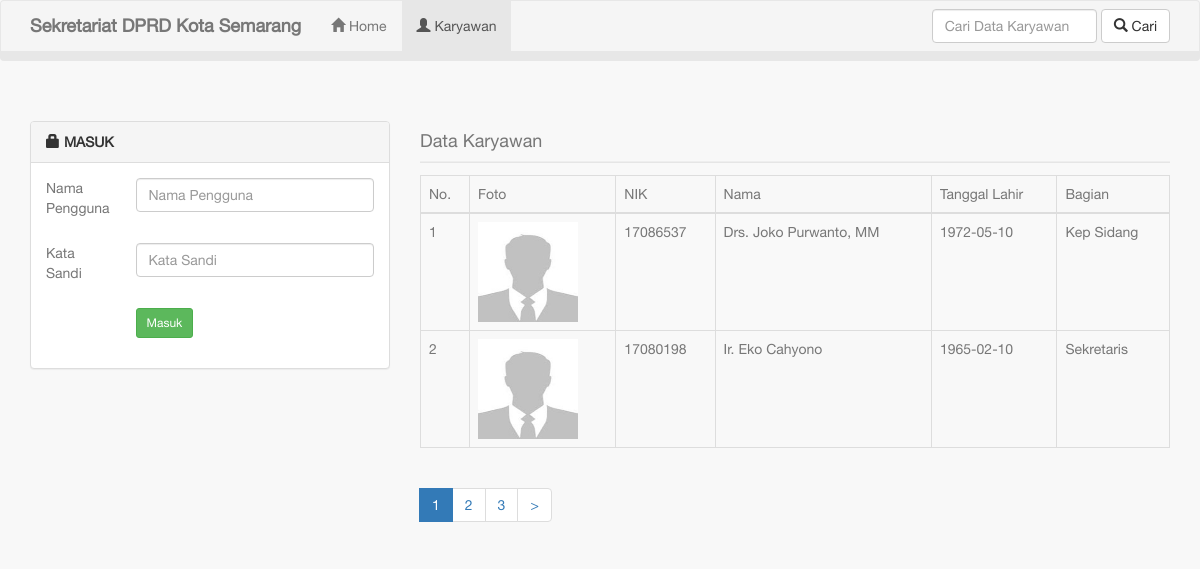
The page /index.php/login/view_karyawan on the database its author committed.
### tables this page shows
CREATE TABLE `karyawan` (
  `nik` varchar(10) NOT NULL,
  `nama` varchar(50) DEFAULT NULL,
  `jk` varchar(2) DEFAULT NULL,
  `ttl` date DEFAULT NULL,
  `bagian` varchar(10) DEFAULT NULL,
  `gambar` blob NOT NULL
);

### index.php (called while the page is built, shortened)
<?php
require_once BASEPATH.'core/CodeIgniter.php';

### application/config/config.php (called while the page is built, shortened)
<?php
$config['base_url'] = ((isset($_SERVER['HTTPS']) && $_SERVER['HTTPS'] == "on") ? "https" : "http");
$config['base_url'] .= "://".$_SERVER['HTTP_HOST'];
$config['base_url'] .= str_replace(basename($_SERVER['SCRIPT_NAME']),"",$_SERVER['SCRIPT_NAME']);
$config['index_page'] = '';
$config['uri_protocol']	= 'REQUEST_URI';
$config['url_suffix'] = '';
$config['language']	= 'english';
$config['charset'] = 'UTF-8';
$config['enable_hooks'] = FALSE;
$config['subclass_prefix'] = 'MY_';
$config['composer_autoload'] = FALSE;
$config['permitted_uri_chars'] = 'a-z 0-9~%.:_\-';
$config['allow_get_array'] = TRUE;
$config['enable_query_strings'] = FALSE;
$config['controller_trigger'] = 'c';
$config['function_trigger'] = 'm';
$config['directory_trigger'] = 'd';
$config['log_threshold'] = 0;
$config['log_path'] = '';
$config['log_file_extension'] = '';
$config['log_file_permissions'] = 0644;
$config['log_date_format'] = 'Y-m-d H:i:s';
$config['error_views_path'] = '';
$config['cache_path'] = '';
$config['cache_query_string'] = FALSE;
$config['encryption_key'] = '';
$config['sess_driver'] = 'files';
$config['sess_cookie_name'] = 'ci_session';
$config['sess_expiration'] = 7200;
$config['sess_save_path'] = NULL;
$config['sess_match_ip'] = FALSE;
$config['sess_time_to_update'] = 300;
$config['sess_regenerate_destroy'] = FALSE;
$config['cookie_prefix']	= '';
$config['cookie_domain']	= '';
$config['cookie_path']		= '/';
$config['cookie_secure']	= FALSE;
$config['cookie_httponly'] 	= FALSE;
$config['standardize_newlines'] = FALSE;
$config['global_xss_filtering'] = TRUE;
$config['csrf_protection'] = FALSE;
$config['csrf_token_name'] = 'csrf_test_name';
$config['csrf_cookie_name'] = 'csrf_cookie_name';
$config['csrf_expire'] = 7200;
$config['csrf_regenerate'] = TRUE;
$config['csrf_exclude_uris'] = array();
$config['compress_output'] = FALSE;
$config['time_reference'] = 'local';
$config['rewrite_short_tags'] = FALSE;
$config['proxy_ips'] = '';

### application/models/Mod_karyawan.php (called while the page is built, shortened)
<?php
class Mod_karyawan extends CI_Model {
    function getDataKaryawan($limit, $offset)
    {
        $this->db->select('*');
        $this->db->from('karyawan a');
        $this->db->limit($limit, $offset);
        $this->db->order_by('a.nik desc');
        return $this->db->get();
    }
    function totalRows($table)
	{
		return $this->db->count_all_results($table);
    }
}

### application/views/formlogin/view_karyawan.php (the view, shortened to what this page needs)
<!DOCTYPE html>
<html lang="en">
<head>
    <link href="<?php echo base_url(); ?>template/backend/sbadmin/vendor/bootstrap/css/bootstrap.min.css" rel="stylesheet">
    <link href="<?php echo base_url(); ?>template/backend/sbadmin/vendor/bootstrap/css/custom.css" rel="stylesheet">
    <link href="<?php echo base_url(); ?>template/backend/sbadmin/vendor/bootstrap/css/customlogin.css" rel="stylesheet">
    <link href="<?php echo base_url(); ?>template/backend/sbadmin/vendor/metisMenu/metisMenu.min.css" rel="stylesheet">
    <link href="<?php echo base_url(); ?>template/backend/sbadmin/dist/css/sb-admin-2.css" rel="stylesheet">
    <link href="<?php echo base_url(); ?>template/backend/sbadmin/vendor/font-awesome/css/font-awesome.min.css" rel="stylesheet" type="text/css">
</head>
<body>
    <div class="navbar navbar-default">
        <div class="container">
        <div class="navbar-header">
            <a class="navbar-brand" href="<?php echo site_url('');?>"><strong>Sekretariat DPRD Kota Semarang</strong></a>
        </div>
        <div class="navbar-collapse collapse">
            <ul class="nav navbar-nav">
                <li><a href="<?php echo site_url('login');?>"><i class="glyphicon glyphicon-home"></i> Home</a></li>
                <li class="active"><a href="<?php echo site_url('login/view_karyawan');?>"><i class="glyphicon glyphicon-user"></i> Karyawan</a></li>
            </ul>
            <div class="nav navbar-nav navbar-right">
                <form class="navbar-form navbar-right" role="search" action="<?php echo site_url('login/search_karyawan');?>" method="post">
                    <div class="form-group">
                        <input type="text" name="cari_karyawan" class="form-control" placeholder="Cari Data Karyawan">
                    </div>
                    <button type="submit" class="btn btn-default"><i class="glyphicon glyphicon-search"></i> Cari</button>
                </form>
            </div>
        </div>
        </div>
    </div>
    <br /><br />
<div class="container">
<div class="row">
    <div class="col-md-4">
        <div class="panel panel-default">
            <div class="panel-heading">
                <span class="glyphicon glyphicon-lock"></span> <strong>MASUK</strong>
            </div>
            <div class="panel-body">
                <form class="form-horizontal" role="form" action="<?php echo site_url('login');?>" method="post">
                    <div class="form-group">
                        <p class="col-sm-3">Nama Pengguna </p>
                        <div class="col-sm-9">
                            <input type="text" name="username" class="form-control" id="inputEmail3" placeholder="Nama Pengguna" >
                        </div>
                    </div>
                    <div class="form-group">
                    <p class="col-sm-3">Kata Sandi </p>
                        <div class="col-sm-9">
                            <input type="password" name="password" class="form-control" id="inputPassword3" placeholder="Kata Sandi" >
                        </div>
                    </div>
                    <div class="form-group last">
                        <div class="col-sm-offset-3 col-sm-9">
                            <button type="submit" name="proses" class="btn btn-success btn-sm">
                                Masuk</button>
                        </div>
                    </div>
                </form>
            </div>
        </div>
    </div>
    <div class="col-md-8 ">
        <h4> <?php echo $title; ?></h4><hr class="line-title">
        <?php
        if($karyawan->num_rows() > 0) {
        ?>
        <table class="table table-striped table-bordered table-hover">
            <thead>
                <tr>
                    <td>No.</td>
                    <td>Foto</td>
                    <td>NIK</td>
                    <td>Nama</td>
                    <td>Tanggal Lahir</td>
                    <td>Bagian</td>
                </tr>
            </thead>
            <?php
                $no=0;
                foreach($karyawan->result() as $row):
                $no++;
            ?>
            <tr>
                <td><?php echo $no;?></td>
                <td><?php if($row->gambar != "") { ?>
                    <img src="<?php echo base_url('assets/img/karyawan/'.$row->gambar);?>" width="100px" height="100px">
                <?php }else{ ?>
                    <img src="<?php echo base_url('assets/img/karyawan/images.jpg');?>" width="100px" height="100px">
                <?php } ?>
                </td>
                <td><?php echo $row->nik;?></td>
                <td><?php echo $row->nama;?></td>
                <td><?php echo $row->ttl;?></td>
                <td><?php echo $row->bagian;?></td>
            </tr>
            <?php endforeach;?>
        </table>
        <?php
        echo "$pagination";
        }else{
            echo "Maaf data belum ada";
        }
        ?>
    </div>
</div>
</div>
</body>
</html>

### application/controllers/Login.php (shortened to what this page needs)
<?php
class Login extends CI_Controller {
    public function __construct()
    {
        $this->load->model(array('Mod_karyawan', 'Mod_barang', 'Mod_login'));
    }
    public function view_karyawan()
    {
        $total = $this->Mod_karyawan->totalRows('karyawan');
        $config['base_url']   = base_url('login/view_karyawan/');
        $config['total_rows'] = $total;
        $config['per_page']   = 2;
        $config['full_tag_open']    = "<ul class='pagination pull-left'>";
        $config['full_tag_close']   = "</ul>";
        $config['num_tag_open']     = "<li>";
        $config['num_tag_close']    = "</li>";
        $config['cur_tag_open']     = "<li class='disabled'><li class='active'><a href='#'>";
        $config['cur_tag_close']    = "<span class='sr-only'></span></a></li>";
        $config['next_tag_open']    = "<li>";
        $config['next_tagl_close']  = "</li>";
        $config['prev_tag_open']    = "<li>";
        $config['prev_tagl_close']  = "</li>";
        $config['first_tag_open']   = "<li>";
        $config['first_tagl_close'] = "</li>";
        $config['last_tag_open']    = "<li>";
        $config['last_tagl_close']  = "</li>";
        $this->pagination->initialize($config);
        $limit  = $config['per_page'];
        $offset = (int) $this->uri->segment(3);
        $data['pagination'] = $this->pagination->create_links();
        $data['karyawan']    = $this->Mod_karyawan->getDataKaryawan($limit, $offset);
        $data['title']      = 'Data Karyawan';
        $this->load->view('formlogin/view_karyawan', $data);
    }
}

### rows shown on the page
karyawan: gambar (picture), nik "17086537", nama "Drs. Joko Purwanto, MM", ttl "1972-05-10", bagian "Kep Sidang"
karyawan: gambar (picture), nik "17080198", nama "Ir. Eko Cahyono", ttl "1965-02-10", bagian "Sekretaris"

### other values the page prints
$title "Data Karyawan"
$pagination "1 2 3 >"
